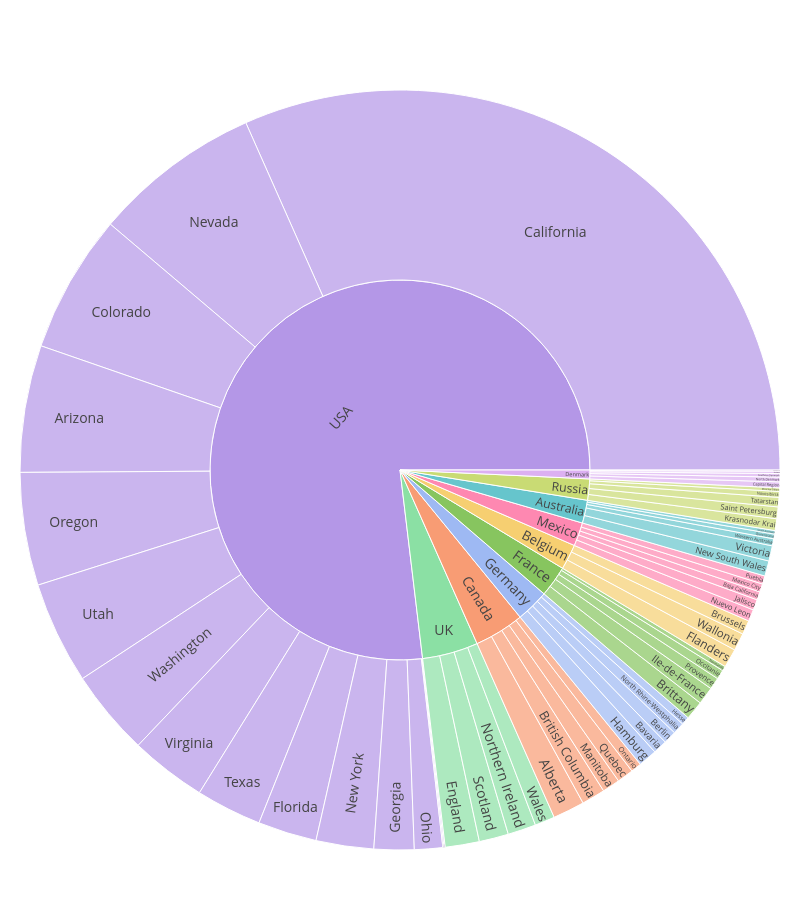

This figure's notebook cell:
### Code cell
import plotly.express as px

region_data = (
    buyer_df.groupby(['country', 'region'])
    .size()
    .reset_index(name='buyers')
)

fig = px.sunburst(
    region_data,
    path=['country', 'region'],
    values='buyers',
    color='country',
    color_discrete_sequence=px.colors.qualitative.Pastel
)

fig.update_layout(
    width=800,
    height=900,
    margin=dict(t=60, l=20, r=20, b=20),
    font=dict(size=14)
)

fig.show()

### Figure 1 — Plotly figure (JSON) as saved in the notebook; plotly's stock layout.template omitted (floating-point values rounded to 4 significant figures)
{"data": [{"branchvalues": "total", "customdata": [["Australia"], ["Australia"], ["Australia"], ["Australia"], ["Australia"], ["Australia"], ["Belgium"], ["Belgium"], ["Belgium"], ["Belgium"], ["Canada"], ["Canada"], ["Canada"], ["Canada"], ["Canada"], ["Canada"], ["Denmark"], ["Denmark"], ["Denmark"], ["Denmark"], ["Denmark"], ["Denmark"], ["France"], ["France"], ["France"], ["France"], ["France"], ["France"], ["Germany"], ["Germany"], ["Germany"], ["Germany"], ["Germany"], ["Germany"], ["Mexico"], ["Mexico"], ["Mexico"], ["Mexico"], ["Mexico"], ["Mexico"], ["Russia"], ["Russia"], ["Russia"], ["Russia"], ["Russia"], ["Russia"], ["UK"], ["UK"], ["UK"], ["UK"], ["UK"], ["USA"], ["USA"], ["USA"], ["USA"], ["USA"], ["USA"], ["USA"], ["USA"], ["USA"], ["USA"], ["USA"], ["USA"], ["USA"], ["USA"], ["USA"], ["USA"]], "domain": {"x": [0, 1], "y": [0, 1]}, "hovertemplate": "labels=%{label}<br>buyers=%{value}<br>parent=%{parent}<br>id=%{id}<br>country=%{customdata[0]}<extra></extra>", "ids": ["Australia/New South Wales", "Australia/Western Australia", "Australia/Victoria", "Australia", "Australia/Queensland", "Australia/South Australia", "Belgium/Flanders", "Belgium/Wallonia", "Belgium", "Belgium/Brussels", "Canada/Alberta", "Canada/British Columbia", "Canada/Manitoba", "Canada/Ontario", "Canada/Quebec", "Canada", "Denmark", "Denmark/Central Denmark", "Denmark/Southern Denmark", "Denmark/North Denmark", "Denmark/Zealand", "Denmark/Capital Region", "France", "France/Provence", "France/Normandy", "France/Brittany", "France/Ile-de-France", "France/Occitanie", "Germany", "Germany/Bavaria", "Germany/Berlin", "Germany/North Rhine-Westphalia", "Germany/Hesse", "Germany/Hamburg", "Mexico/Nuevo Leon", "Mexico/Jalisco", "Mexico", "Mexico/Baja California", "Mexico/Mexico City", "Mexico/Puebla", "Russia", "Russia/Krasnodar Krai", "Russia/Moscow Oblast", "Russia/Novosibirsk", "Russia/Saint Petersburg", "Russia/Tatarstan", "UK", "UK/England", "UK/Northern Ireland", "UK/Scotland", "UK/Wales", "USA/Arizona", "USA/Wyoming", "USA/Washington", "USA/Virginia", "USA/Texas", "USA/Oregon", "USA/Ohio", "USA/New York", "USA/Nevada", "USA/Kansas", "USA/Georgia", "USA/Florida", "USA/Colorado", "USA/California", "USA/Utah", "USA"], "labels": ["New South Wales", "Western Australia", "Victoria", "Australia", "Queensland", "South Australia", "Flanders", "Wallonia", "Belgium", "Brussels", "Alberta", "British Columbia", "Manitoba", "Ontario", "Quebec", "Canada", "Denmark", "Central Denmark", "Southern Denmark", "North Denmark", "Zealand", "Capital Region", "France", "Provence", "Normandy", "Brittany", "Ile-de-France", "Occitanie", "Germany", "Bavaria", "Berlin", "North Rhine-Westphalia", "Hesse", "Hamburg", "Nuevo Leon", "Jalisco", "Mexico", "Baja California", "Mexico City", "Puebla", "Russia", "Krasnodar Krai", "Moscow Oblast", "Novosibirsk", "Saint Petersburg", "Tatarstan", "UK", "England", "Northern Ireland", "Scotland", "Wales", "Arizona", "Wyoming", "Washington", "Virginia", "Texas", "Oregon", "Ohio", "New York", "Nevada", "Kansas", "Georgia", "Florida", "Colorado", "California", "Utah", "USA"], "marker": {"colors": ["rgb(102, 197, 204)", "rgb(102, 197, 204)", "rgb(102, 197, 204)", "rgb(102, 197, 204)", "rgb(102, 197, 204)", "rgb(102, 197, 204)", "rgb(246, 207, 113)", "rgb(246, 207, 113)", "rgb(246, 207, 113)", "rgb(246, 207, 113)", "rgb(248, 156, 116)", "rgb(248, 156, 116)", "rgb(248, 156, 116)", "rgb(248, 156, 116)", "rgb(248, 156, 116)", "rgb(248, 156, 116)", "rgb(220, 176, 242)", "rgb(220, 176, 242)", "rgb(220, 176, 242)", "rgb(220, 176, 242)", "rgb(220, 176, 242)", "rgb(220, 176, 242)", "rgb(135, 197, 95)", "rgb(135, 197, 95)", "rgb(135, 197, 95)", "rgb(135, 197, 95)", "rgb(135, 197, 95)", "rgb(135, 197, 95)", "rgb(158, 185, 243)", "rgb(158, 185, 243)", "rgb(158, 185, 243)", "rgb(158, 185, 243)", "rgb(158, 185, 243)", "rgb(158, 185, 243)", "rgb(254, 136, 177)", "rgb(254, 136, 177)", "rgb(254, 136, 177)", "rgb(254, 136, 177)", "rgb(254, 136, 177)", "rgb(254, 136, 177)", "rgb(201, 219, 116)", "rgb(201, 219, 116)", "rgb(201, 219, 116)", "rgb(201, 219, 116)", "rgb(201, 219, 116)", "rgb(201, 219, 116)", "rgb(139, 224, 164)", "rgb(139, 224, 164)", "rgb(139, 224, 164)", "rgb(139, 224, 164)", "rgb(139, 224, 164)", "rgb(180, 151, 231)", "rgb(180, 151, 231)", "rgb(180, 151, 231)", "rgb(180, 151, 231)", "rgb(180, 151, 231)", "rgb(180, 151, 231)", "rgb(180, 151, 231)", "rgb(180, 151, 231)", "rgb(180, 151, 231)", "rgb(180, 151, 231)", "rgb(180, 151, 231)", "rgb(180, 151, 231)", "rgb(180, 151, 231)", "rgb(180, 151, 231)", "rgb(180, 151, 231)", "rgb(180, 151, 231)"]}, "name": "", "parents": ["Australia", "Australia", "Australia", "", "Australia", "Australia", "Belgium", "Belgium", "", "Belgium", "Canada", "Canada", "Canada", "Canada", "Canada", "", "", "Denmark", "Denmark", "Denmark", "Denmark", "Denmark", "", "France", "France", "France", "France", "France", "", "Germany", "Germany", "Germany", "Germany", "Germany", "Mexico", "Mexico", "", "Mexico", "Mexico", "Mexico", "", "Russia", "Russia", "Russia", "Russia", "Russia", "", "UK", "UK", "UK", "UK", "USA", "USA", "USA", "USA", "USA", "USA", "USA", "USA", "USA", "USA", "USA", "USA", "USA", "USA", "USA", ""], "type": "sunburst", "values": [13.0, 6.0, 13.0, 39.0, 4.0, 3.0, 16.0, 15.0, 43.0, 12.0, 27.0, 20.0, 15.0, 9.0, 14.0, 85.0, 15.0, 1.0, 3.0, 4.0, 2.0, 5.0, 53.0, 10.0, 4.0, 16.0, 15.0, 8.0, 56.0, 12.0, 11.0, 10.0, 7.0, 16.0, 10.0, 9.0, 40.0, 7.0, 7.0, 7.0, 36.0, 10.0, 3.0, 5.0, 10.0, 8.0, 95.0, 29.0, 24.0, 25.0, 17.0, 108.0, 1.0, 73.0, 65.0, 56.0, 96.0, 24.0, 49.0, 143.0, 1.0, 34.0, 50.0, 118.0, 633.0, 87.0, 1538.0]}], "layout": {"font": {"size": 14}, "height": 900, "legend": {"tracegroupgap": 0}, "margin": {"b": 20, "l": 20, "r": 20, "t": 60}, "sunburstcolorway": ["rgb(102, 197, 204)", "rgb(246, 207, 113)", "rgb(248, 156, 116)", "rgb(220, 176, 242)", "rgb(135, 197, 95)", "rgb(158, 185, 243)", "rgb(254, 136, 177)", "rgb(201, 219, 116)", "rgb(139, 224, 164)", "rgb(180, 151, 231)", "rgb(179, 179, 179)"], "width": 800}}
